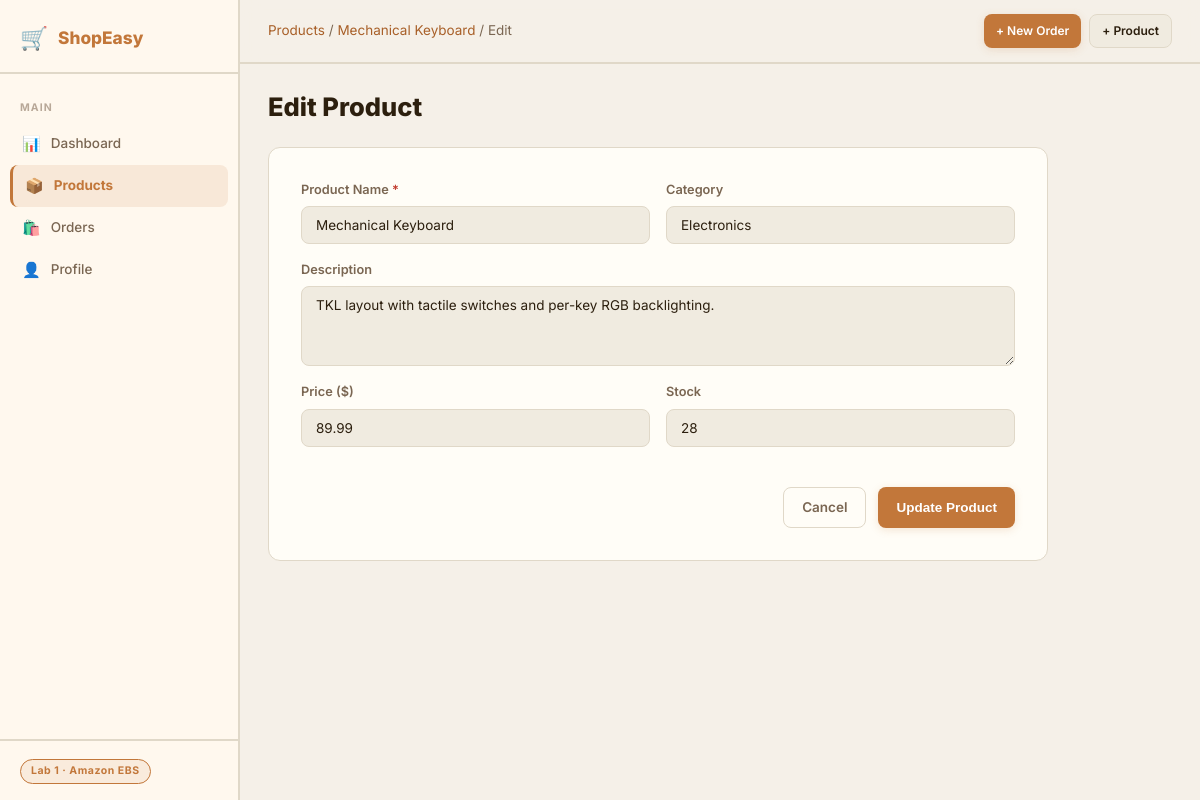
Page /products/2/edit on the committed database.
### shopeasy/models.py (models this page shows, shortened)
class Product(db.Model):
    __tablename__ = "products"
    id = db.Column(db.Integer, primary_key=True)
    name = db.Column(db.String(200), nullable=False)
    description = db.Column(db.Text, default="")
    price = db.Column(db.Float, nullable=False)
    stock = db.Column(db.Integer, default=0)
    category = db.Column(db.String(100), default="General")
    image_url = db.Column(db.String(500), default="/static/img/placeholder.svg")
    created_at = db.Column(db.DateTime, default=datetime.utcnow)
    updated_at = db.Column(db.DateTime, default=datetime.utcnow, onupdate=datetime.utcnow)
    order_items = db.relationship("OrderItem", backref="product", lazy=True)

### shopeasy/routes/products.py (the view, shortened to what this page needs)
@products_bp.route("/<int:product_id>/edit", methods=["GET", "POST"])
def edit_product(product_id):
    product = Product.query.get_or_404(product_id)
    return render_template("products/edit.html", product=product)

### shopeasy/templates/products/edit.html (shortened to what this page needs)
{% extends "base.html" %}
{% block breadcrumb %}<a href="{{ url_for('products.list_products') }}">Products</a> / <a href="{{ url_for('products.product_detail', product_id=product.id) }}">{{ product.name }}</a> / Edit{% endblock %}
{% block content %}
<section class="page-header">
  <h1 class="page-title">Edit Product</h1>
</section>
<div class="form-card">
  <form method="POST" action="{{ url_for('products.edit_product', product_id=product.id) }}" id="edit-product-form">
    <div class="form-row">
      <div class="form-group">
        <label for="name" class="form-label">Product Name <span class="required">*</span></label>
        <input type="text" id="name" name="name" class="form-input" value="{{ product.name }}" required />
      </div>
      <div class="form-group">
        <label for="category" class="form-label">Category</label>
        <input type="text" id="category" name="category" class="form-input" value="{{ product.category }}" />
      </div>
    </div>
    <div class="form-group">
      <label for="description" class="form-label">Description</label>
      <textarea id="description" name="description" class="form-input form-textarea" rows="3">{{ product.description }}</textarea>
    </div>
    <div class="form-row">
      <div class="form-group">
        <label for="price" class="form-label">Price ($)</label>
        <input type="number" id="price" name="price" class="form-input" min="0" step="0.01" value="{{ product.price }}" />
      </div>
      <div class="form-group">
        <label for="stock" class="form-label">Stock</label>
        <input type="number" id="stock" name="stock" class="form-input" min="0" value="{{ product.stock }}" />
      </div>
    </div>
    <div class="form-actions">
      <a href="{{ url_for('products.product_detail', product_id=product.id) }}" class="btn btn-outline">Cancel</a>
      <button type="submit" class="btn btn-primary" id="btn-update-product">Update Product</button>
    </div>
  </form>
</div>
{% endblock %}

### shopeasy/static/css/main.css (style rules this page uses)
*, *::before, *::after { box-sizing: border-box; margin: 0; padding: 0; }
:root { --bg: #f5f0e8; --bg-card: #fffdf7; --bg-input: #f0ebe0; --border: #e0d8c8; --accent: #c2773a; --accent-h: #a85f28; --accent-glow: rgba(194,119,58,0.18); --text: #2c1f0e; --text-muted:#7a6652; --text-dim: #b8a898; --green: #4a7c59; --yellow: #c9960a; --red: #c0392b; --orange: #c2773a; --blue: #3b6fa8; --purple: #7b5ea7; --sidebar-w: 240px; --topbar-h: 64px; --radius: 12px; --radius-sm: 8px; --shadow: 0 4px 24px rgba(44,31,14,0.12); --transition: 0.2s ease; font-family: 'Inter', system-ui, sans-serif; font-size: 15px; }
html, body { height: 100%; background: var(--bg); color: var(--text); line-height: 1.6; }
a { color: var(--accent-h); text-decoration: none; }
.page-header { display: flex; align-items: flex-start; justify-content: space-between; margin-bottom: 24px; gap: 16px; flex-wrap: wrap; }
.page-title { font-size: 1.7rem; font-weight: 800; line-height: 1.2; }
.btn { display: inline-flex; align-items: center; justify-content: center; gap: 6px; font-weight: 600; font-size: 0.9rem; padding: 9px 18px; border-radius: var(--radius-sm); border: none; cursor: pointer; transition: all var(--transition); text-decoration: none !important; }
.btn-primary { background: var(--accent); color: #fff; box-shadow: 0 2px 8px var(--accent-glow); }
.btn-outline { background: transparent; color: var(--text-muted); border: 1px solid var(--border); }
.form-card { background: var(--bg-card); border: 1px solid var(--border); border-radius: var(--radius); padding: 32px; max-width: 780px; }
.form-row { display: grid; grid-template-columns: 1fr 1fr; gap: 16px; }
.form-group { display: flex; flex-direction: column; gap: 6px; margin-bottom: 16px; }
.form-label { font-size: 0.85rem; font-weight: 600; color: var(--text-muted); }
.required { color: var(--red); }
.form-input { background: var(--bg-input); border: 1px solid var(--border); border-radius: var(--radius-sm); color: var(--text); padding: 10px 14px; font-size: 0.9rem; font-family: inherit; transition: border-color var(--transition), box-shadow var(--transition); width: 100%; }
.form-textarea { resize: vertical; min-height: 80px; }
.form-actions { display: flex; gap: 12px; justify-content: flex-end; margin-top: 24px; }

### rows in the picture
Product: name "Mechanical Keyboard", category "Electronics", description "TKL layout with tactile switches and per-key RGB backlighting.", price "89.99", stock "28"
